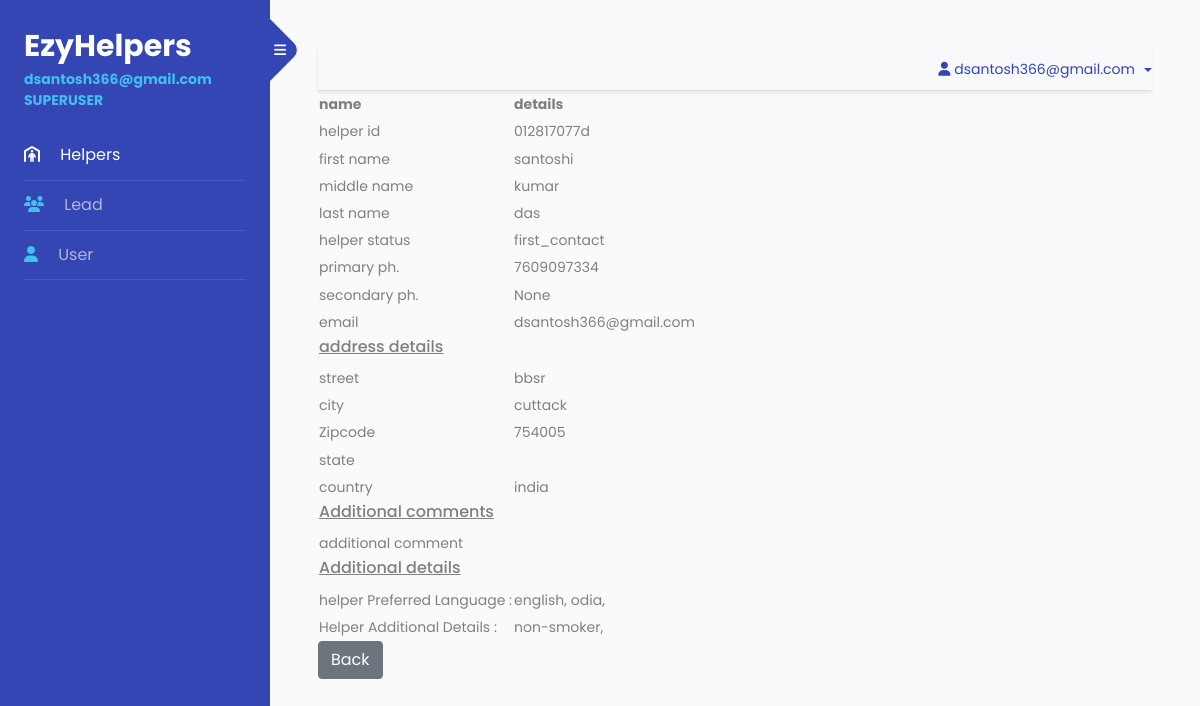
The app's page /helper_view/7 (signed in) with its own data.
### app/models.py (models this page shows, shortened)
class HelperModel(models.Model):
    helper_id = models.CharField(max_length=20,null=True,blank=True,unique=True)
    helper_status = models.CharField(max_length=20,choices=CONTACT_STATUS,default='pending')
    first_name = models.CharField(max_length=100,null=False,blank=False)
    middle_name = models.CharField(max_length=100,null=True,blank=True)
    last_name = models.CharField(max_length=100,null=False,blank=False)
    primary_phone = models.IntegerField(null=False,blank=False)
    secondary_phone = models.IntegerField(null=True,blank=True)
    email_id = models.CharField(max_length=100,null=False,blank=False)
    street = models.CharField(max_length=100,null=False,blank=False)
    city = models.CharField(max_length=100,null=False,blank=False)
    zipcode = models.IntegerField(null=False,blank=False)
    state = models.CharField(max_length=100,choices=STATE,null=False,blank=False)
    country = models.CharField(max_length=100,choices=COUNTRY,null=False,blank=False)
    additional_comment = models.TextField(blank=True,null=True)

class HelperPreferredLanguageModel(models.Model):
    helper = models.ForeignKey(HelperModel,on_delete=models.CASCADE)
    language = models.CharField(max_length=100)

class HelperAdditionalDetailsModel(models.Model):
    helper = models.ForeignKey(HelperModel,on_delete=models.CASCADE)
    additional_details = models.CharField(max_length=100)

### backnd/views.py (the view)
# urls.py: path('helper_view/<id>',HelperDetailsView,name='helper_view'),
@login_required
def HelperDetailsView(request,id):
    helper = HelperModel.objects.get(id = id)
    data = {
      'helper':helper,
      'language':HelperPreferredLanguageModel.objects.filter(helper = helper),
      'additional_details':HelperAdditionalDetailsModel.objects.filter(helper=helper)
    }
    return render(request,'helper_view.html',data)

### templates/helper_view.html
{% extends 'index.html' %}
{% block body %}
<table>
    <thead>
       <tr>
        <th>name</th>
        <th>details</th>
       </tr>
    </thead>
    <tbody>
        <tr>
            <td>helper id</td>
            <td>{{helper.helper_id}}</td>
        </tr>
        <tr>
            <td>first name</td>
            <td>{{helper.first_name}}</td>
        </tr>
        <tr>
            <td>middle name</td>
            <td>{{helper.middle_name}}</td>
        </tr>
        <tr>
            <td>last name</td>
            <td>{{helper.last_name}}</td>
        </tr>
        <tr>
            <td>helper status</td>
            <td>{{helper.helper_status}}</td>
        </tr>
        <tr>
            <td>primary ph.</td>
            <td>{{helper.primary_phone}}</td>
        </tr>
        <tr>
            <td>secondary ph.</td>
            <td>{{helper.secondary_phone}}</td>
        </tr>
        <tr>
            <td>email</td>
            <td>{{helper.email_id}}</td>
        </tr>
        <tr>
            <td colspan="2"><h6><u>address details</u></h6></td>
        </tr>
        <tr>
            <td>street</td>
            <td>{{helper.street}}</td>
        </tr>
        <tr>
            <td>city</td>
            <td>{{helper.city}}</td>
        </tr>
        <tr>
            <td>Zipcode</td>
            <td>{{helper.zipcode}}</td>
        </tr>
        <tr>
            <td>state</td>
            <td>{{helper.status}}</td>
        </tr>
        <tr>
            <td>country</td>
            <td>{{helper.country}}</td>
        </tr>
          <tr class="mt-2">
            <td colspan="2"> <h6><u>Additional comments</u></h6></td>
        </tr>
        <tr>
            <td> additional comment</td>
            <td>{{helper.additional_comment}}</td>
        </tr>
        <tr class="mt-2">
            <td colspan="2"> <h6><u>Additional details</u></h6></td>
        </tr>
        <tr>
            <td> helper Preferred Language : </td>
            <td>
                {% for i in language %}
                   {{i.language}},
                {% endfor %}
            </td>
        </tr>
        <tr>
            <td>Helper Additional Details : </td>
            <td>
                {% for i in additional_details %}
                 {{i.additional_details}},
              {% endfor %}
            </td>
        </tr>
    </tbody>
</table>
<a href="{% url 'helper_list' %}" class="btn btn-secondary">Back</a>
{% endblock body %}

### templates/index.html (shortened to what this page needs)
<!doctype html>
<html lang="en">
<head>
	{% load static %}
	<link rel="stylesheet" href="https://stackpath.bootstrapcdn.com/font-awesome/4.7.0/css/font-awesome.min.css">
	<link rel="stylesheet" href="{% static 'css/style.css' %}">
	<link rel="stylesheet" href="https://cdnjs.cloudflare.com/ajax/libs/font-awesome/6.4.0/css/all.min.css">
	<link rel="stylesheet" href="{% static 'style.css' %}">
</head>
<body>
	<div class="wrapper d-flex align-items-stretch">
		<nav id="sidebar">
			<div class="custom-menu">
				<button type="button" id="sidebarCollapse" class="btn btn-primary">
					<i class="fa fa-bars"></i>
				</button>
			</div>
			<div class="p-4">
				<h1>
					<a href="{% url 'home' %}" class="logo">EzyHelpers
						<span>{{request.user}}</span>
						<span>{% if request.user.is_superuser %}SUPERUSER{% else %}EMPLOYEE{% endif %}</span>
					</a>
				</h1>
				{% with request.resolver_match.url_name as url_name %} {% comment %} for get url name {% endcomment %}
				<ul class="list-unstyled components mb-5">
					<li class="{% if url_name == 'helper_list' or url_name == 'helper_add' or url_name == 'excel_file_helper_upload' or url_name == 'helper_view'  %}active{% endif %}">
						<a href="{% url 'helper_list' %}"><i class="fa-solid fa-person-shelter mr-3"></i> Helpers</a>
					</li>
					<li class="{% if url_name == 'lead_list' or url_name == 'lead_add' or url_name == 'lead_edit'  %}active{% endif %}">
						<a href="{% url 'lead_list' %}"><span class="fa-solid fa-users mr-3"></span> Lead</a>
					</li>
					{% if request.user.is_superuser %}
					<li
						class="{% if url_name == 'superuser_user_create' or url_name == 'superuser_user_list' or url_name == 'superuser_user_update' %}active{% endif %}">
						<a href="{% url 'superuser_user_list' %}"><span class="fa fa-user mr-3"></span> User</a>
					</li>
					{% endif %}
				</ul>
				{% endwith %}
		</nav>
		<div id="content" class="p-4 p-md-5 pt-5">
			<nav class="shadow-sm navbar-light bg-light">
				<ul class="nav nav-tabs justify-content-end">
					<li class="nav-item dropdown">
						<a class="nav-link dropdown-toggle" data-toggle="dropdown" href="#" role="button" aria-haspopup="true" aria-expanded="false">
							<i class="fa-solid fa-user"></i> {{request.user}}
						</a>
					</li>
				</ul>
			</nav>
			{% block body %}
			{% endblock body %}
		</div>
	</div>
</body>
</html>

### records on screen
HelperModel: helper_id "012817077d", first_name "santoshi", middle_name "kumar", last_name "das", helper_status "first_contact", primary_phone "7609097334", secondary_phone "None", email_id "dsantosh366@gmail.com", street "bbsr", city "cuttack", zipcode "754005", country "india"
HelperPreferredLanguageModel: language "english"
HelperPreferredLanguageModel: language "odia"
HelperAdditionalDetailsModel: additional_details "non-smoker"

### other values on screen
{{ request.user }} "dsantosh366@gmail.com"
